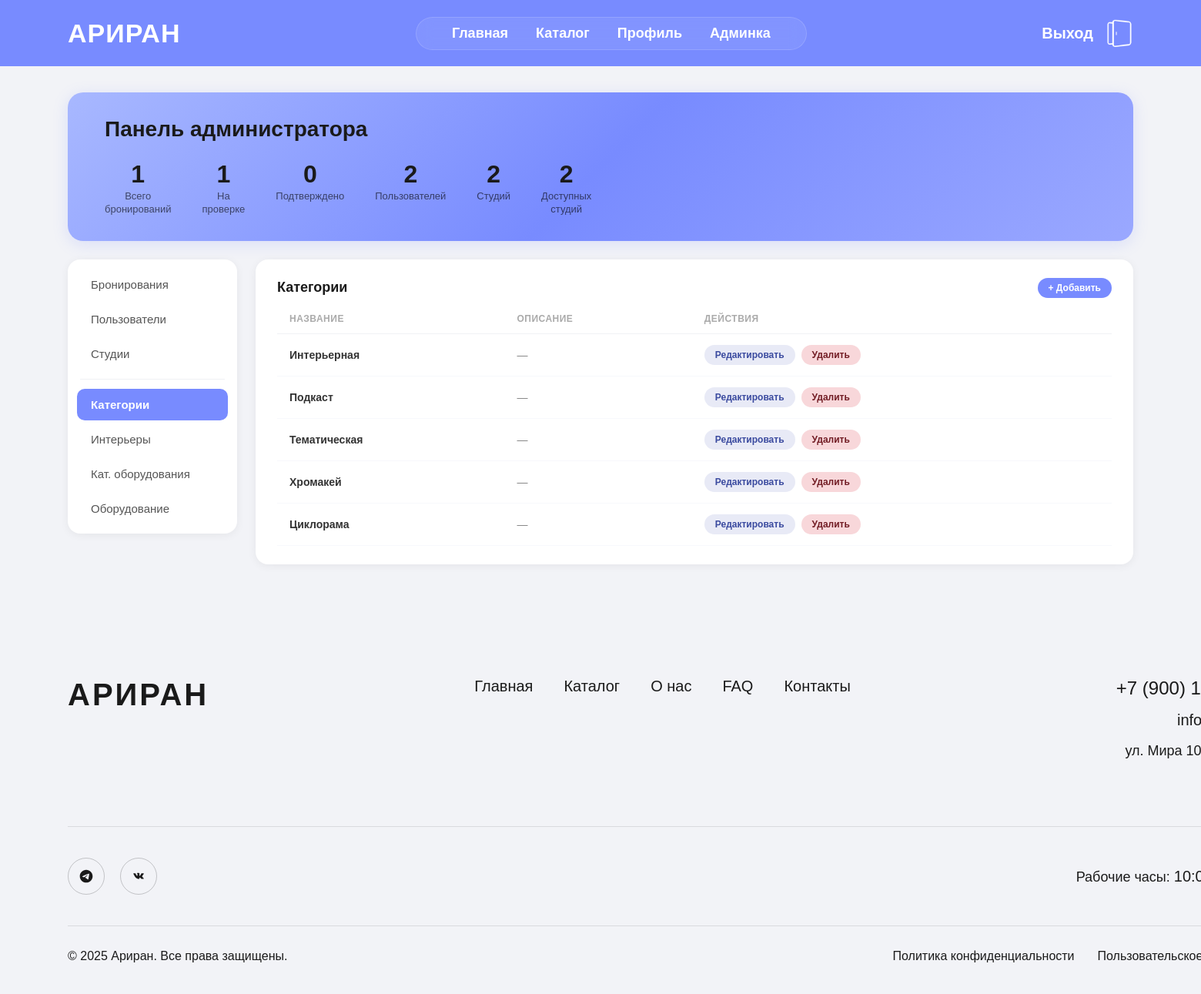
The app's page /admin-panel/?tab=categories (signed in) with its own data.
### studios/models.py (models this page shows, shortened)
class Category(models.Model):
    name = models.CharField('Название категории', max_length=100, unique=True)
    description = models.TextField('Описание', blank=True)
    class Meta:
        verbose_name = 'Категория'
        verbose_name_plural = 'Категории'
        db_table = 'category'
        ordering = ['name']

### studios/views.py (the view)
    def wrapper(request, *args, **kwargs):
        if not request.user.is_authenticated or request.user.role != 'admin':
            return redirect('studios:index')
        return view_func(request, *args, **kwargs)

### studios/views.py (called while the page is built)
def admin_required(view_func):
    def wrapper(request, *args, **kwargs):
        if not request.user.is_authenticated or request.user.role != 'admin':
            return redirect('studios:index')
        return view_func(request, *args, **kwargs)
    return wrapper

### studios/templates/studios/admin_panel.html (shortened to what this page needs)
{% extends 'studios/base.html' %}
{% load static %}
{% block content %}
<div class="admin-page">
    <div class="admin-header">
        <h1>Панель администратора</h1>
        <div class="admin-stats">
            <div class="stat-item">
                <div class="stat-value">{{ stats.total_bookings }}</div>
                <div class="stat-label">Всего<br>бронирований</div>
            </div>
            <div class="stat-item">
                <div class="stat-value">{{ stats.pending_bookings }}</div>
                <div class="stat-label">На<br>проверке</div>
            </div>
            <div class="stat-item">
                <div class="stat-value">{{ stats.confirmed_bookings }}</div>
                <div class="stat-label">Подтверждено</div>
            </div>
            <div class="stat-item">
                <div class="stat-value">{{ stats.total_users }}</div>
                <div class="stat-label">Пользователей</div>
            </div>
            <div class="stat-item">
                <div class="stat-value">{{ stats.total_studios }}</div>
                <div class="stat-label">Студий</div>
            </div>
            <div class="stat-item">
                <div class="stat-value">{{ stats.available_studios }}</div>
                <div class="stat-label">Доступных<br>студий</div>
            </div>
        </div>
    </div>
    <div class="admin-content">
        <aside class="admin-sidebar">
            <nav class="admin-nav">
                <a href="?tab=bookings" class="admin-nav-item {% if active_tab == 'bookings' %}active{% endif %}">Бронирования</a>
                <a href="?tab=users"    class="admin-nav-item {% if active_tab == 'users' %}active{% endif %}">Пользователи</a>
                <a href="?tab=studios"  class="admin-nav-item {% if active_tab == 'studios' %}active{% endif %}">Студии</a>
                <div class="admin-nav-divider"></div>
                <a href="?tab=categories"           class="admin-nav-item {% if active_tab == 'categories' %}active{% endif %}">Категории</a>
                <a href="?tab=interiors"             class="admin-nav-item {% if active_tab == 'interiors' %}active{% endif %}">Интерьеры</a>
                <a href="?tab=equipment_categories"  class="admin-nav-item {% if active_tab == 'equipment_categories' %}active{% endif %}">Кат. оборудования</a>
                <a href="?tab=equipment"             class="admin-nav-item {% if active_tab == 'equipment' %}active{% endif %}">Оборудование</a>
            </nav>
        </aside>
        <main class="admin-main">
            {% if active_tab == 'bookings' %}
            <div class="admin-card">
                <div class="admin-card-title">Все бронирования</div>
                {% if bookings %}
                <table class="admin-table">
                    <thead>
                        <tr>
                            <th>Пользователь</th>
                            <th>Студия</th>
                            <th>Дата</th>
                            <th>Время</th>
                            <th>Сумма</th>
                            <th>Статус</th>
                            <th>Действия</th>
                        </tr>
                    </thead>
                    <tbody>
                        {% for booking in bookings %}
                        <tr>
                            <td>{{ booking.user.get_full_name }}<br><span style="color:#aaa;font-size:12px;">{{ booking.user.login }}</span></td>
                            <td>{{ booking.studio.name }}</td>
                            <td>{{ booking.start_time|date:"d.m.Y" }}{% if booking.start_time|date:"d.m.Y" != booking.end_time|date:"d.m.Y" %} — {{ booking.end_time|date:"d.m.Y" }}{% endif %}</td>
                            <td>{{ booking.start_time|date:"H:i" }} — {{ booking.end_time|date:"H:i" }}</td>
                            <td>{{ booking.total_price }} ₽</td>
                            <td>
                                <span class="badge badge-{{ booking.status }}">
                                    {% if booking.status == 'pending' %}На проверке
                                    {% elif booking.status == 'confirmed' %}Подтверждено
                                    {% else %}Отклонено{% endif %}
                                </span>
                            </td>
                            <td>
                                <div class="action-btns">
                                    {% if booking.status == 'pending' %}
                                    <a href="{% url 'studios:admin_confirm_booking' booking.pk %}" class="btn-action btn-confirm">Принять</a>
                                    <button class="btn-action btn-reject" onclick="openRejectModal({{ booking.pk }})">Отклонить</button>
                                    {% endif %}
                                    <a href="{% url 'studios:admin_delete_booking' booking.pk %}" class="btn-action btn-delete" onclick="return confirm('Удалить бронирование?')">Удалить</a>
                                </div>
                            </td>
                        </tr>
                        {% endfor %}
                    </tbody>
                </table>
                {% else %}
                <div class="empty-state">Бронирований нет</div>
                {% endif %}
            </div>
            {% elif active_tab == 'categories' %}
            <div class="admin-card">
                <div class="admin-card-title" style="display:flex;justify-content:space-between;align-items:center;">
                    Категории
                    <button class="btn-action btn-primary" onclick="toggleAddForm('add-category-form')">+ Добавить</button>
                </div>
                {% if categories %}
                <table class="admin-table">
                    <thead><tr><th>Название</th><th>Описание</th><th>Действия</th></tr></thead>
                    <tbody>
                        {% for item in categories %}
                        <tr id="cat-row-{{ item.pk }}">
                            <td><strong>{{ item.name }}</strong></td>
                            <td style="color:#888;">{{ item.description|truncatechars:60|default:"—" }}</td>
                            <td>
                                <div class="action-btns">
                                    <button class="btn-action btn-toggle" onclick="toggleEditRow('cat-edit-{{ item.pk }}')">Редактировать</button>
                                    <form method="post" action="?tab=categories" style="display:inline;" onsubmit="return confirm('Удалить «{{ item.name }}»?')">
                                        <button type="submit" class="btn-action btn-delete">Удалить</button>
                                    </form>
                                </div>
                            </td>
                        </tr>
                        {% endfor %}
                    </tbody>
                </table>
                {% else %}
                <div class="empty-state">Категорий нет</div>
                {% endif %}
            </div>
            {% endif %}
        </main>
    </div>
</div>
{% endblock %}

### studios/static/studios/css/style.css (style rules this page uses)
* { margin: 0; padding: 0; box-sizing: border-box; }
body { font-family: 'Helvetica', 'Helvetica Neue', Arial, sans-serif; overflow-x: hidden; background: #1a1a1a; }
a { text-decoration: none; color: inherit; }

### studios/templates/studios/admin_panel.html (style rules this page uses)
body { background: #f2f3f7 !important; }
.admin-page { max-width: 1744px; margin: 0 auto; padding: 120px 88px 60px; background: #f2f3f7; min-height: 100vh; }
.admin-header { background: linear-gradient(135deg, #a8b8ff 0%, #788BFF 50%, #9aa8ff 100%); border-radius: 20px; padding: 32px 48px; margin-bottom: 24px; box-shadow: 0 4px 20px rgba(120,139,255,0.2); }
.admin-header h1 { font-size: 28px; font-weight: 700; color: #1a1a1a; margin-bottom: 24px; }
.admin-stats { display: flex; gap: 40px; flex-wrap: wrap; }
.stat-item { text-align: center; }
.stat-value { font-size: 32px; font-weight: 700; color: #1a1a1a; }
.stat-label { font-size: 13px; color: rgba(0,0,0,0.6); margin-top: 2px; line-height: 1.3; }
.admin-content { display: grid; grid-template-columns: 220px 1fr; gap: 24px; align-items: start; }
.admin-sidebar { background: #fff; border-radius: 16px; padding: 12px; box-shadow: 0 2px 12px rgba(0,0,0,0.06); }
.admin-nav { display: flex; flex-direction: column; gap: 4px; }
.admin-nav-item { display: block; padding: 12px 18px; font-size: 15px; color: #555; text-decoration: none; border-radius: 10px; transition: all 0.2s; font-weight: 500; }
.admin-nav-item.active { background: #788BFF; color: #fff; font-weight: 600; }
.admin-nav-divider { height: 1px; background: #f0f1f5; margin: 8px 4px; }
.admin-main { display: flex; flex-direction: column; gap: 16px; }
.admin-card { background: #fff; border-radius: 16px; padding: 24px 28px; box-shadow: 0 2px 12px rgba(0,0,0,0.06); }
.admin-card-title { font-size: 18px; font-weight: 700; color: #1a1a1a; margin-bottom: 20px; }
.admin-table { width: 100%; border-collapse: collapse; }
.admin-table th { font-size: 12px; font-weight: 600; color: #aaa; text-transform: uppercase; letter-spacing: 0.5px; padding: 0 16px 12px; text-align: left; border-bottom: 1px solid #f0f1f5; }
.admin-table td { padding: 14px 16px; font-size: 14px; color: #333; border-bottom: 1px solid #f7f8fc; vertical-align: middle; }
.action-btns { display: flex; gap: 8px; align-items: center; flex-wrap: wrap; }
.btn-action { padding: 6px 14px; border: none; border-radius: 20px; font-size: 12px; font-weight: 600; cursor: pointer; text-decoration: none; display: inline-block; transition: all 0.2s; font-family: Helvetica, Arial, sans-serif; white-space: nowrap; }
.btn-delete { background: #f8d7da; color: #721c24; }
.btn-toggle { background: #e8eaf6; color: #3a4a9f; }
.btn-primary { background: #788BFF; color: #fff; }

### records on screen
Category: name "Интерьерная", description "—"
Category: name "Подкаст", description "—"
Category: name "Тематическая", description "—"
Category: name "Хромакей", description "—"
Category: name "Циклорама", description "—"

### other values on screen
{{ stats.total_bookings }} "1"
{{ stats.pending_bookings }} "1"
{{ stats.confirmed_bookings }} "0"
{{ stats.total_users }} "2"
{{ stats.total_studios }} "2"
{{ stats.available_studios }} "2"
